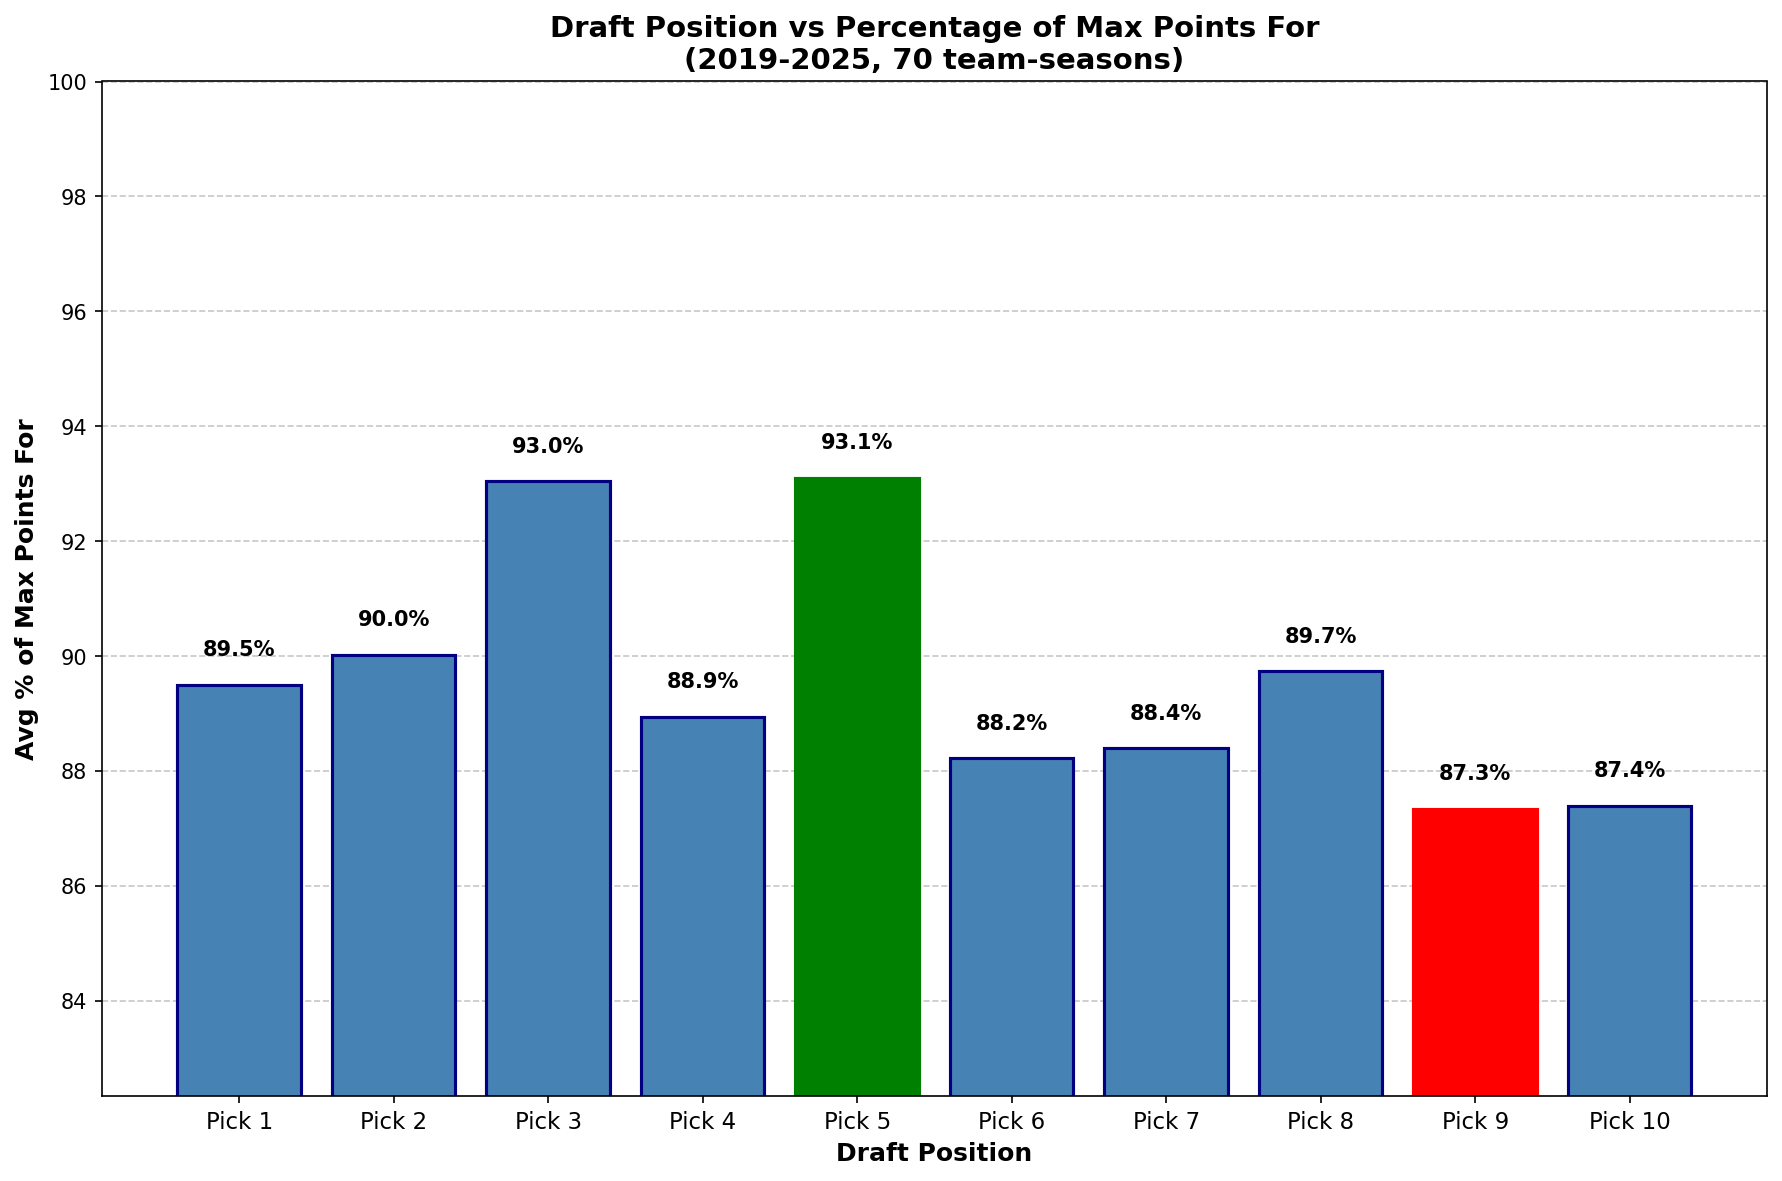

This figure's Python source:
#!/usr/bin/env python3
"""Visualize avg percentage of max points-for by draft position."""

import os
import sys
from datetime import datetime
import numpy as np
from collections import defaultdict

# Add parent directory to path
sys.path.insert(0, os.path.dirname(os.path.dirname(os.path.abspath(__file__))))

try:
    import matplotlib
    matplotlib.use('Agg')  # Non-interactive backend
    import matplotlib.pyplot as plt
except ImportError:
    print("matplotlib is required. Install with: pip install matplotlib")
    sys.exit(1)

from dotenv import load_dotenv
from espn_api.football import League

load_dotenv()

LEAGUE_ID = os.getenv("LEAGUE_ID")
ESPN_S2 = os.getenv("ESPN_S2")
SWID = os.getenv("SWID")
# Start from 2019 when league expanded to 10 teams
DRAFT_START_YEAR = 2019


def get_draft_position(league, team_id):
    """Get a team's draft position (their round 1 pick)."""
    for pick in league.draft:
        if pick.round_num == 1 and pick.team and pick.team.team_id == team_id:
            return pick.round_pick
    return None


def main():
    current_year = datetime.now().year
    print(f"Analyzing draft position vs % of max points-for from {DRAFT_START_YEAR} to {current_year}...\n")

    # Collect data
    data_points = []

    for year in range(DRAFT_START_YEAR, current_year + 1):
        print(f"Fetching {year} season...")
        try:
            league = League(
                league_id=int(LEAGUE_ID),
                year=year,
                espn_s2=ESPN_S2,
                swid=SWID
            )

            if not league.draft:
                print(f"  No draft data for {year}")
                continue

            # Find max points for this season
            max_pf = max(team.points_for for team in league.teams)

            for team in league.teams:
                draft_pos = get_draft_position(league, team.team_id)

                if draft_pos and team.points_for > 0:
                    pct_of_max = (team.points_for / max_pf) * 100
                    data_points.append({
                        'year': year,
                        'draft_position': draft_pos,
                        'points_for': team.points_for,
                        'pct_of_max': pct_of_max,
                    })

        except Exception as e:
            print(f"  Warning: Could not fetch {year}: {e}")

    if not data_points:
        print("No data found!")
        return

    print(f"\nCollected {len(data_points)} team-seasons of data")

    # Group by draft position and calculate average
    pct_by_pos = defaultdict(list)
    for d in data_points:
        pct_by_pos[d['draft_position']].append(d['pct_of_max'])

    positions = sorted(pct_by_pos.keys())
    avg_pcts = [np.mean(pct_by_pos[pos]) for pos in positions]

    # Create figure
    fig, ax = plt.subplots(figsize=(12, 8))

    # Bar chart
    bars = ax.bar(positions, avg_pcts, color='steelblue', edgecolor='navy', linewidth=1.5)

    # Color the best bar green and worst bar red
    best_idx = avg_pcts.index(max(avg_pcts))
    worst_idx = avg_pcts.index(min(avg_pcts))
    bars[best_idx].set_color('green')
    bars[worst_idx].set_color('red')

    # Add value labels on bars
    for i, (pos, pct) in enumerate(zip(positions, avg_pcts)):
        ax.text(pos, pct + 0.5, f'{pct:.1f}%', ha='center', fontsize=10, fontweight='bold')

    # Customize plot
    ax.set_xticks(positions)
    ax.set_xticklabels([f'Pick {p}' for p in positions], fontsize=11)
    ax.set_xlabel('Draft Position', fontsize=12, fontweight='bold')
    ax.set_ylabel('Avg % of Max Points For', fontsize=12, fontweight='bold')
    ax.set_title(f'Draft Position vs Percentage of Max Points For\n({DRAFT_START_YEAR}-{current_year}, {len(data_points)} team-seasons)',
                 fontsize=14, fontweight='bold')

    # Set y-axis limits
    ax.set_ylim(min(avg_pcts) - 5, 100)

    # Add grid
    ax.yaxis.grid(True, linestyle='--', alpha=0.7)
    ax.set_axisbelow(True)

    plt.tight_layout()

    # Save to file
    output_path = os.path.join(os.path.dirname(__file__), 'draft_position_pct_max.png')
    plt.savefig(output_path, dpi=150, bbox_inches='tight')
    print(f"\nChart saved to: {output_path}")

    # Print summary
    print("\n" + "=" * 50)
    print("AVG % OF MAX POINTS-FOR BY DRAFT POSITION")
    print("=" * 50)
    for pos in positions:
        avg = np.mean(pct_by_pos[pos])
        print(f"Pick {pos}: {avg:.1f}%")

    # Open the saved image
    print("\nOpening chart...")
    import subprocess
    subprocess.run(['open', output_path], check=False)


if __name__ == "__main__":
    main()
